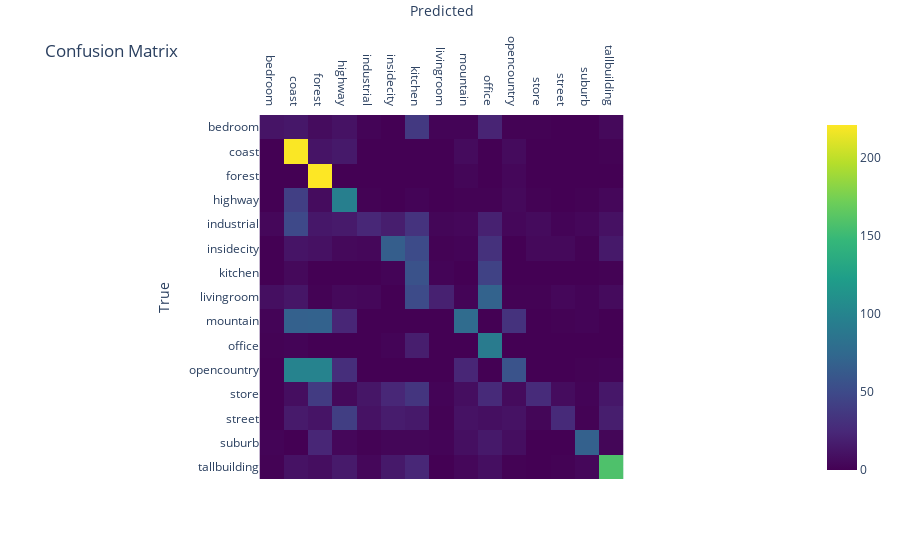

Notebook cell for this chart:
### Markdown cell above
### Random Forest

### Code cell
rf_model = RandomForestClassifier(random_state=42)
param_grid = {'n_estimators': [1000]}
rf_grid = GridSearchCV(rf_model, param_grid, cv=5, scoring='accuracy')
rf_grid.fit(X_train, y_train)
print("Mejor número de árboles:", rf_grid.best_params_['n_estimators'])
joblib.dump(rf_grid, os.path.join("models", "VOCAB10K", "rf_model.pkl"))
rf_grid = joblib.load(os.path.join("models", "VOCAB10K", "rf_model.pkl"))
y_pred = eval_model(rf_grid, X_test, y_test)

### Figure 1 — Plotly figure (JSON) as saved in the notebook; plotly's stock layout.template omitted (floating-point values rounded to 4 significant figures; data arrays with more than 128 entries replaced by an {"elided": "..."} marker saying what was removed)
{"data": [{"coloraxis": "coloraxis", "hovertemplate": "Predicted: %{x}<br>True: %{y}<br>color: %{z}<extra></extra>", "name": "0", "type": "heatmap", "x": ["bedroom", "coast", "forest", "highway", "industrial", "insidecity", "kitchen", "livingroom", "mountain", "office", "opencountry", "store", "street", "suburb", "tallbuilding"], "xaxis": "x", "y": ["bedroom", "coast", "forest", "highway", "industrial", "insidecity", "kitchen", "livingroom", "mountain", "office", "opencountry", "store", "street", "suburb", "tallbuilding"], "yaxis": "y", "z": {"elided": "15x15 int values"}}], "layout": {"coloraxis": {"colorscale": [[0, "#440154"], [0.1111, "#482878"], [0.2222, "#3e4989"], [0.3333, "#31688e"], [0.4444, "#26828e"], [0.5556, "#1f9e89"], [0.6667, "#35b779"], [0.7778, "#6ece58"], [0.8889, "#b5de2b"], [1, "#fde725"]]}, "title": {"text": "Confusion Matrix"}, "xaxis": {"anchor": "y", "constrain": "domain", "domain": [0, 1], "scaleanchor": "y", "side": "top", "title": {"text": "Predicted"}}, "yaxis": {"anchor": "x", "autorange": "reversed", "constrain": "domain", "domain": [0, 1], "title": {"text": "True"}}}}
